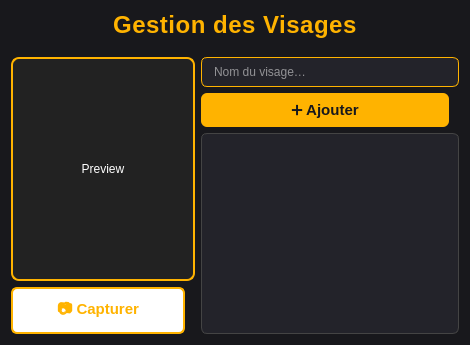
<?xml version="1.0" encoding="UTF-8"?>
<ui version="4.0">
    <class>FaceManagerPage</class>
    <widget class="QWidget" name="FaceManagerPage">
        <property name="geometry">
            <rect>
                <x>0</x>
                <y>0</y>
                <width>470</width>
                <height>345</height>
            </rect>
        </property>
        <property name="styleSheet">
            <string>
                QWidget {
                background-color: #18181c;
                color: #fff;
                font-family: 'Segoe UI', sans-serif;
                }
                QLabel#titleLabel {
                font-size: 24px;
                font-weight: bold;
                color: #ffb300; /* xrootMiel miel/or */
                padding-bottom: 12px;
                letter-spacing: 0.5px;
                }
                QLineEdit, QComboBox {
                background: #23232a;
                border: 1px solid #ffb300;
                border-radius: 6px;
                color: #fff;
                padding: 6px 10px;
                }
                QPushButton {
                background-color: #ffb300;
                color: #18181c;
                border: none;
                border-radius: 6px;
                padding: 8px 18px;
                font-weight: bold;
                font-size: 15px;
                margin-right: 10px;
                }
                QPushButton#addButton {
                background-color: #ffb300;
                }
                QPushButton#captureButton {
                background-color: #fff;
                color: #ffb300;
                border: 2px solid #ffb300;
                }
                QPushButton:hover {
                background-color: #ffd54f;
                }
                QListWidget {
                background: #23232a;
                border: 1px solid #444;
                border-radius: 6px;
                color: #ffb300;
                font-size: 15px;
                }
                QLabel#previewLabel {
                background: #222;
                border: 2px solid #ffb300;
                border-radius: 8px;
                min-width: 180px;
                min-height: 180px;
                max-width: 240px;
                max-height: 240px;
                }
            </string>
        </property>
        <layout class="QVBoxLayout" name="verticalLayout">
            <item>
                <widget class="QLabel" name="titleLabel">
                    <property name="text">
                        <string>Gestion des Visages</string>
                    </property>
                    <property name="alignment">
                        <set>Qt::AlignmentFlag::AlignCenter</set>
                    </property>
                </widget>
            </item>
            <item>
                <layout class="QHBoxLayout" name="mainLine">
                    <item>
                        <layout class="QVBoxLayout">
                            <item>
                                <widget class="QLabel" name="previewLabel">
                                    <property name="text">
                                        <string>Preview</string>
                                    </property>
                                    <property name="alignment">
                                        <set>Qt::AlignmentFlag::AlignCenter</set>
                                    </property>
                                </widget>
                            </item>
                            <item>
                                <widget class="QPushButton" name="captureButton">
                                    <property name="text">
                                        <string>📷 Capturer</string>
                                    </property>
                                </widget>
                            </item>
                        </layout>
                    </item>
                    <item>
                        <layout class="QVBoxLayout">
                            <item>
                                <widget class="QLineEdit" name="nameLineEdit">
                                    <property name="placeholderText">
                                        <string>Nom du visage…</string>
                                    </property>
                                </widget>
                            </item>
                            <item>
                                <widget class="QPushButton" name="addButton">
                                    <property name="palette">
                                        <palette>
                                            <active>
                                                <colorrole role="WindowText">
                                                    <brush brushstyle="SolidPattern">
                                                        <color alpha="255">
                                                            <red>255</red>
                                                            <green>255</green>
                                                            <blue>255</blue>
                                                        </color>
                                                    </brush>
                                                </colorrole>
                                                <colorrole role="Button">
                                                    <brush brushstyle="SolidPattern">
                                                        <color alpha="255">
                                                            <red>35</red>
                                                            <green>34</green>
                                                            <blue>38</blue>
                                                        </color>
                                                    </brush>
                                                </colorrole>
                                                <colorrole role="Light">
                                                    <brush brushstyle="SolidPattern">
                                                        <color alpha="255">
                                                            <red>53</red>
                                                            <green>51</green>
                                                            <blue>57</blue>
                                                        </color>
                                                    </brush>
                                                </colorrole>
                                                <colorrole role="Midlight">
                                                    <brush brushstyle="SolidPattern">
                                                        <color alpha="255">
                                                            <red>44</red>
                                                            <green>42</green>
                                                            <blue>47</blue>
                                                        </color>
                                                    </brush>
                                                </colorrole>
                                                <colorrole role="Dark">
                                                    <brush brushstyle="SolidPattern">
                                                        <color alpha="255">
                                                            <red>18</red>
                                                            <green>17</green>
                                                            <blue>19</blue>
                                                        </color>
                                                    </brush>
                                                </colorrole>
                                                <colorrole role="Mid">
                                                    <brush brushstyle="SolidPattern">
                                                        <color alpha="255">
                                                            <red>23</red>
                                                            <green>23</green>
                                                            <blue>25</blue>
                                                        </color>
                                                    </brush>
                                                </colorrole>
                                                <colorrole role="Text">
                                                    <brush brushstyle="SolidPattern">
                                                        <color alpha="255">
                                                            <red>255</red>
                                                            <green>255</green>
                                                            <blue>255</blue>
                                                        </color>
                                                    </brush>
                                                </colorrole>
                                                <colorrole role="BrightText">
                                                    <brush brushstyle="SolidPattern">
                                                        <color alpha="255">
                                                            <red>255</red>
                                                            <green>255</green>
                                                            <blue>255</blue>
                                                        </color>
                                                    </brush>
                                                </colorrole>
                                                <colorrole role="ButtonText">
                                                    <brush brushstyle="SolidPattern">
                                                        <color alpha="255">
                                                            <red>255</red>
                                                            <green>255</green>
                                                            <blue>255</blue>
                                                        </color>
                                                    </brush>
                                                </colorrole>
                                                <colorrole role="Base">
                                                    <brush brushstyle="SolidPattern">
                                                        <color alpha="255">
                                                            <red>0</red>
                                                            <green>0</green>
                                                            <blue>0</blue>
                                                        </color>
                                                    </brush>
                                                </colorrole>
                                                <colorrole role="Window">
                                                    <brush brushstyle="SolidPattern">
                                                        <color alpha="255">
                                                            <red>35</red>
                                                            <green>34</green>
                                                            <blue>38</blue>
                                                        </color>
                                                    </brush>
                                                </colorrole>
                                                <colorrole role="Shadow">
                                                    <brush brushstyle="SolidPattern">
                                                        <color alpha="255">
                                                            <red>0</red>
                                                            <green>0</green>
                                                            <blue>0</blue>
                                                        </color>
                                                    </brush>
                                                </colorrole>
                                                <colorrole role="AlternateBase">
                                                    <brush brushstyle="SolidPattern">
                                                        <color alpha="255">
                                                            <red>17</red>
                                                            <green>17</green>
                                                            <blue>19</blue>
                                                        </color>
                                                    </brush>
                                                </colorrole>
                                                <colorrole role="ToolTipBase">
                                                    <brush brushstyle="SolidPattern">
                                                        <color alpha="255">
                                                            <red>255</red>
                                                            <green>255</green>
                                                            <blue>220</blue>
                                                        </color>
                                                    </brush>
                                                </colorrole>
                                                <colorrole role="ToolTipText">
                                                    <brush brushstyle="SolidPattern">
                                                        <color alpha="255">
                                                            <red>0</red>
                                                            <green>0</green>
                                                            <blue>0</blue>
                                                        </color>
                                                    </brush>
                                                </colorrole>
                                                <colorrole role="PlaceholderText">
                                                    <brush brushstyle="SolidPattern">
                                                        <color alpha="127">
                                                            <red>255</red>
                                                            <green>255</green>
                                                            <blue>255</blue>
                                                        </color>
                                                    </brush>
                                                </colorrole>
                                                <colorrole role="Accent">
                                                    <brush brushstyle="SolidPattern">
                                                        <color alpha="255">
                                                            <red>0</red>
                                                            <green>0</green>
                                                            <blue>0</blue>
                                                        </color>
                                                    </brush>
                                                </colorrole>
                                            </active>
                                            <inactive>
                                                <colorrole role="WindowText">
                                                    <brush brushstyle="SolidPattern">
                                                        <color alpha="255">
                                                            <red>255</red>
                                                            <green>255</green>
                                                            <blue>255</blue>
                                                        </color>
                                                    </brush>
                                                </colorrole>
                                                <colorrole role="Button">
                                                    <brush brushstyle="SolidPattern">
                                                        <color alpha="255">
                                                            <red>35</red>
                                                            <green>34</green>
                                                            <blue>38</blue>
                                                        </color>
                                                    </brush>
                                                </colorrole>
                                                <colorrole role="Light">
                                                    <brush brushstyle="SolidPattern">
                                                        <color alpha="255">
                                                            <red>53</red>
                                                            <green>51</green>
                                                            <blue>57</blue>
                                                        </color>
                                                    </brush>
                                                </colorrole>
                                                <colorrole role="Midlight">
                                                    <brush brushstyle="SolidPattern">
                                                        <color alpha="255">
                                                            <red>44</red>
                                                            <green>42</green>
                                                            <blue>47</blue>
                                                        </color>
                                                    </brush>
                                                </colorrole>
                                                <colorrole role="Dark">
                                                    <brush brushstyle="SolidPattern">
                                                        <color alpha="255">
                                                            <red>18</red>
                                                            <green>17</green>
                                                            <blue>19</blue>
                                                        </color>
                                                    </brush>
                                                </colorrole>
                                                <colorrole role="Mid">
                                                    <brush brushstyle="SolidPattern">
                                                        <color alpha="255">
                                                            <red>23</red>
                                                            <green>23</green>
                                                            <blue>25</blue>
                                                        </color>
                                                    </brush>
                                                </colorrole>
                                                <colorrole role="Text">
                                                    <brush brushstyle="SolidPattern">
                                                        <color alpha="255">
                                                            <red>255</red>
                                                            <green>255</green>
                                                            <blue>255</blue>
                                                        </color>
                                                    </brush>
                                                </colorrole>
                                                <colorrole role="BrightText">
                                                    <brush brushstyle="SolidPattern">
                                                        <color alpha="255">
                                                            <red>255</red>
                                                            <green>255</green>
                                                            <blue>255</blue>
                                                        </color>
                                                    </brush>
                                                </colorrole>
                                                <colorrole role="ButtonText">
                                                    <brush brushstyle="SolidPattern">
                                                        <color alpha="255">
                                                            <red>255</red>
                                                            <green>255</green>
                                                            <blue>255</blue>
                                                        </color>
                                                    </brush>
                                                </colorrole>
                                                <colorrole role="Base">
                                                    <brush brushstyle="SolidPattern">
                                                        <color alpha="255">
                                                            <red>0</red>
                                                            <green>0</green>
                                                            <blue>0</blue>
                                                        </color>
                                                    </brush>
                                                </colorrole>
                                                <colorrole role="Window">
                                                    <brush brushstyle="SolidPattern">
                                                        <color alpha="255">
                                                            <red>35</red>
                                                            <green>34</green>
                                                            <blue>38</blue>
                                                        </color>
                                                    </brush>
                                                </colorrole>
                                                <colorrole role="Shadow">
                                                    <brush brushstyle="SolidPattern">
                                                        <color alpha="255">
                                                            <red>0</red>
                                                            <green>0</green>
                                                            <blue>0</blue>
                                                        </color>
                                                    </brush>
                                                </colorrole>
                                                <colorrole role="AlternateBase">
                                                    <brush brushstyle="SolidPattern">
                                                        <color alpha="255">
                                                            <red>17</red>
                                                            <green>17</green>
                                                            <blue>19</blue>
                                                        </color>
                                                    </brush>
                                                </colorrole>
                                                <colorrole role="ToolTipBase">
                                                    <brush brushstyle="SolidPattern">
                                                        <color alpha="255">
                                                            <red>255</red>
                                                            <green>255</green>
                                                            <blue>220</blue>
                                                        </color>
                                                    </brush>
                                                </colorrole>
                                                <colorrole role="ToolTipText">
                                                    <brush brushstyle="SolidPattern">
                                                        <color alpha="255">
                                                            <red>0</red>
                                                            <green>0</green>
                                                            <blue>0</blue>
                                                        </color>
                                                    </brush>
                                                </colorrole>
                                                <colorrole role="PlaceholderText">
                                                    <brush brushstyle="SolidPattern">
                                                        <color alpha="127">
                                                            <red>255</red>
                                                            <green>255</green>
                                                            <blue>255</blue>
                                                        </color>
                                                    </brush>
                                                </colorrole>
                                                <colorrole role="Accent">
                                                    <brush brushstyle="SolidPattern">
                                                        <color alpha="255">
                                                            <red>0</red>
                                                            <green>0</green>
                                                            <blue>0</blue>
                                                        </color>
                                                    </brush>
                                                </colorrole>
                                            </inactive>
                                            <disabled>
                                                <colorrole role="WindowText">
                                                    <brush brushstyle="SolidPattern">
                                                        <color alpha="255">
                                                            <red>18</red>
                                                            <green>17</green>
                                                            <blue>19</blue>
                                                        </color>
                                                    </brush>
                                                </colorrole>
                                                <colorrole role="Button">
                                                    <brush brushstyle="SolidPattern">
                                                        <color alpha="255">
                                                            <red>35</red>
                                                            <green>34</green>
                                                            <blue>38</blue>
                                                        </color>
                                                    </brush>
                                                </colorrole>
                                                <colorrole role="Light">
                                                    <brush brushstyle="SolidPattern">
                                                        <color alpha="255">
                                                            <red>53</red>
                                                            <green>51</green>
                                                            <blue>57</blue>
                                                        </color>
                                                    </brush>
                                                </colorrole>
                                                <colorrole role="Midlight">
                                                    <brush brushstyle="SolidPattern">
                                                        <color alpha="255">
                                                            <red>44</red>
                                                            <green>42</green>
                                                            <blue>47</blue>
                                                        </color>
                                                    </brush>
                                                </colorrole>
                                                <colorrole role="Dark">
                                                    <brush brushstyle="SolidPattern">
                                                        <color alpha="255">
                                                            <red>18</red>
                                                            <green>17</green>
                                                            <blue>19</blue>
                                                        </color>
                                                    </brush>
                                                </colorrole>
                                                <colorrole role="Mid">
                                                    <brush brushstyle="SolidPattern">
                                                        <color alpha="255">
                                                            <red>23</red>
                                                            <green>23</green>
                                                            <blue>25</blue>
                                                        </color>
                                                    </brush>
                                                </colorrole>
                                                <colorrole role="Text">
                                                    <brush brushstyle="SolidPattern">
                                                        <color alpha="255">
                                                            <red>18</red>
                                                            <green>17</green>
                                                            <blue>19</blue>
                                                        </color>
                                                    </brush>
                                                </colorrole>
                                                <colorrole role="BrightText">
                                                    <brush brushstyle="SolidPattern">
                                                        <color alpha="255">
                                                            <red>255</red>
                                                            <green>255</green>
                                                            <blue>255</blue>
                                                        </color>
                                                    </brush>
                                                </colorrole>
                                                <colorrole role="ButtonText">
                                                    <brush brushstyle="SolidPattern">
                                                        <color alpha="255">
                                                            <red>18</red>
                                                            <green>17</green>
                                                            <blue>19</blue>
                                                        </color>
                                                    </brush>
                                                </colorrole>
                                                <colorrole role="Base">
                                                    <brush brushstyle="SolidPattern">
                                                        <color alpha="255">
                                                            <red>35</red>
                                                            <green>34</green>
                                                            <blue>38</blue>
                                                        </color>
                                                    </brush>
                                                </colorrole>
                                                <colorrole role="Window">
                                                    <brush brushstyle="SolidPattern">
                                                        <color alpha="255">
                                                            <red>35</red>
                                                            <green>34</green>
                                                            <blue>38</blue>
                                                        </color>
                                                    </brush>
                                                </colorrole>
                                                <colorrole role="Shadow">
                                                    <brush brushstyle="SolidPattern">
                                                        <color alpha="255">
                                                            <red>0</red>
                                                            <green>0</green>
                                                            <blue>0</blue>
                                                        </color>
                                                    </brush>
                                                </colorrole>
                                                <colorrole role="AlternateBase">
                                                    <brush brushstyle="SolidPattern">
                                                        <color alpha="255">
                                                            <red>35</red>
                                                            <green>34</green>
                                                            <blue>38</blue>
                                                        </color>
                                                    </brush>
                                                </colorrole>
                                                <colorrole role="ToolTipBase">
                                                    <brush brushstyle="SolidPattern">
                                                        <color alpha="255">
                                                            <red>255</red>
                                                            <green>255</green>
                                                            <blue>220</blue>
                                                        </color>
                                                    </brush>
                                                </colorrole>
                                                <colorrole role="ToolTipText">
                                                    <brush brushstyle="SolidPattern">
                                                        <color alpha="255">
                                                            <red>0</red>
                                                            <green>0</green>
                                                            <blue>0</blue>
                                                        </color>
                                                    </brush>
                                                </colorrole>
                                                <colorrole role="PlaceholderText">
                                                    <brush brushstyle="SolidPattern">
                                                        <color alpha="127">
                                                            <red>18</red>
                                                            <green>17</green>
                                                            <blue>19</blue>
                                                        </color>
                                                    </brush>
                                                </colorrole>
                                                <colorrole role="Accent">
                                                    <brush brushstyle="SolidPattern">
                                                        <color alpha="255">
                                                            <red>25</red>
                                                            <green>24</green>
                                                            <blue>27</blue>
                                                        </color>
                                                    </brush>
                                                </colorrole>
                                            </disabled>
                                        </palette>
                                    </property>
                                    <property name="text">
                                        <string>➕ Ajouter</string>
                                    </property>
                                </widget>
                            </item>
                            <item>
                                <widget class="QListWidget" name="facesListWidget"/>
                            </item>
                        </layout>
                    </item>
                </layout>
            </item>
        </layout>
    </widget>
    <resources/>
    <connections/>
</ui>
